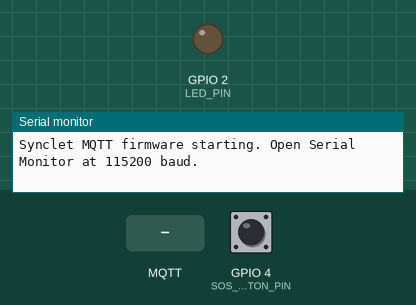
Bench run of a sketch on a simulated ESP32. Shown: output pins drawn as LEDs (lit = HIGH), the last lines printed to the serial monitor. Dashed ring = blinking. The inputs (shaded band) are chosen by the test bench; at power-on: GPIO 4 (SOS_BUTTON_PIN) HIGH. WiFi joins after 1.5 s; servers stay silent unless stated; no MQTT or app messages arrive unless stated.

Above: at 1.2 s.
1.3 s: GPIO 4 (SOS_BUTTON_PIN) pulled LOW for 0.15 s
At 1.46 s:
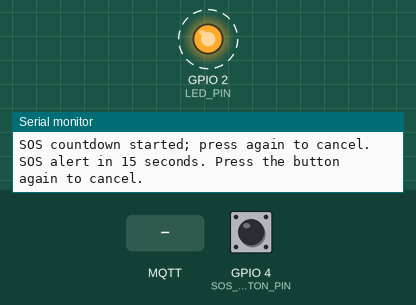
4.3 s: MQTT message "CANCEL_SOS" arrives on the first subscribed topic
At 6.2 s:
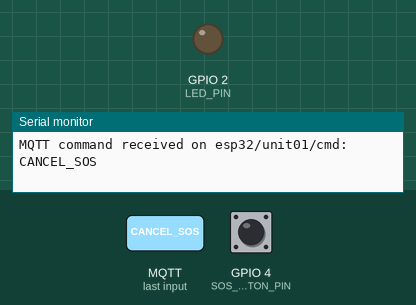
6.5 s: MQTT message "ON" arrives on the first subscribed topic
At 6.8 s:
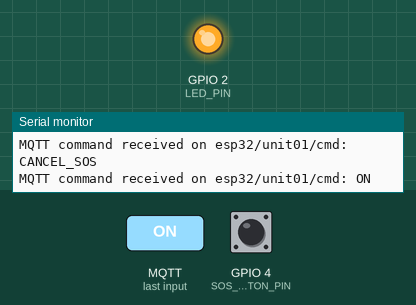
9.5 s: GPIO 4 (SOS_BUTTON_PIN) pulled LOW for 1 s
At 10.16 s:
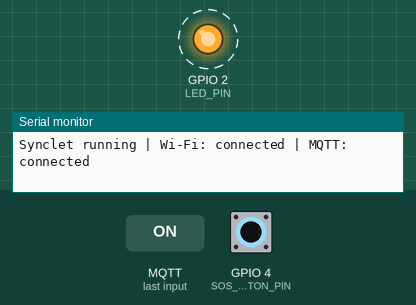
12.5 s: MQTT message "OFF" arrives on the first subscribed topic
15.5 s: GPIO 4 (SOS_BUTTON_PIN) driven LOW
At 16.6 s:
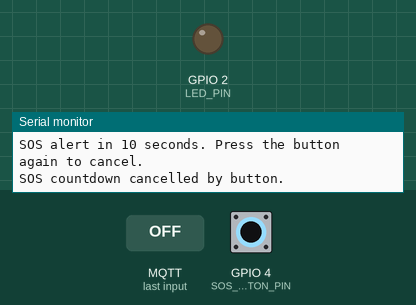
Timing chart, 0 to 18.0 s (numbered marks = the images above; inputs shaded):
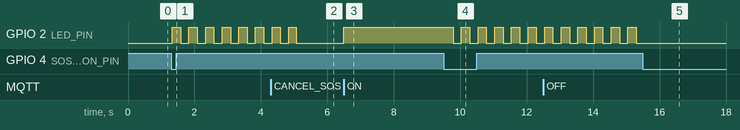

Measured:
- after the input at 1.3 s, GPIO 2 (LED_PIN): alternates HIGH for 0.25 s and LOW for 0.25 s, starting at once
- after the input at 4.3 s, GPIO 2 (LED_PIN): goes on until 5.1 s, then stays LOW
- after the input at 6.5 s, GPIO 2 (LED_PIN): LOW → HIGH at once
- after the input at 9.5 s, GPIO 2 (LED_PIN): alternates HIGH for 0.25 s and LOW for 0.25 s, starting after 0.29 s
- after the input at 15.5 s, GPIO 2 (LED_PIN): stops changing and stays LOW

The sketch:

SyncletMqtt.ino
```cpp
/*
 * Synclet MQTT starter firmware
 * Target: common ESP32 DevKit / ESP32-WROOM-32 Arduino board.
 * Check your exact board pinout before connecting GPIO 2 or GPIO 4.
 * MQTT carries Wi-Fi telemetry; USB is used to flash and power the board.
 */
#include <WiFi.h>
#include <PubSubClient.h>
#include <ArduinoJson.h>
#include "secrets.h"

#ifndef WIFI_SSID
#define WIFI_SSID ""
#endif
#ifndef WIFI_PASSWORD
#define WIFI_PASSWORD ""
#endif

static const char* MQTT_HOST = "broker.hivemq.com";
static const uint16_t MQTT_PORT = 1883;
static const char* DEVICE_ID = "ESP32_Pro_Unit_01";
static const char* TOPIC_DATA = "esp32/unit01/data";
static const char* TOPIC_COMMAND = "esp32/unit01/cmd";
static const char* TOPIC_STATUS = "esp32/unit01/status";
static const uint8_t LED_PIN = 2;
static const uint8_t SOS_BUTTON_PIN = 4;
static const unsigned long TELEMETRY_INTERVAL_MS = 5000;
static const unsigned long RETRY_INTERVAL_MS = 5000;
static const unsigned long DEBOUNCE_MS = 35;
static const unsigned long SOS_COUNTDOWN_MS = 15000;

WiFiClient network;
PubSubClient mqtt(network);
unsigned long lastTelemetryAt = 0;
unsigned long lastWifiAttemptAt = 0;
unsigned long lastMqttAttemptAt = 0;
unsigned long rawChangedAt = 0;
unsigned long sosStartedAt = 0;
unsigned long lastCountdownLedAt = 0;
unsigned long lastCountdownLogAt = 0;
unsigned long lastSerialHeartbeatAt = 0;
bool ledOn = false;
bool ledOutputOn = false;
bool ledOutputInitialized = false;
bool countdownLedOn = false;
bool wifiWasConnected = false;
bool rawButton = HIGH;
bool stableButton = HIGH;
bool sosCountdownActive = false;

// The steady blue power LED is not a GPIO and cannot be controlled here.
static const bool LED_ACTIVE_HIGH = true;

void writeStatusLed(bool on) {
  if (ledOutputInitialized && ledOutputOn == on) return;
  ledOutputOn = on;
  ledOutputInitialized = true;
  const bool pinHigh = on == LED_ACTIVE_HIGH;
  digitalWrite(LED_PIN, pinHigh ? HIGH : LOW);
}

void updateCountdownLed(unsigned long now) {
  if (!sosCountdownActive) {
    writeStatusLed(ledOn);
    return;
  }
  if (now - lastCountdownLedAt < 250) return;
  lastCountdownLedAt = now;
  countdownLedOn = !countdownLedOn;
  writeStatusLed(countdownLedOn);
}

void publishTelemetry(const char* eventName) {
  if (!mqtt.connected()) return;
  JsonDocument doc;
  doc["device"] = DEVICE_ID;
  doc["firmware"] = "synclet-mqtt-1";
  doc["uptime"] = millis() / 1000;
  doc["wifi_rssi"] = WiFi.RSSI();
  doc["led"] = ledOn ? "ON" : "OFF";
  doc["sos_countdown_active"] = sosCountdownActive;
  if (sosCountdownActive) {
    const unsigned long elapsed = millis() - sosStartedAt;
    doc["sos_seconds_remaining"] = (SOS_COUNTDOWN_MS - elapsed + 999) / 1000;
  }
  doc["event"] = eventName;
  char payload[256];
  const size_t length = serializeJson(doc, payload, sizeof(payload));
  if (length > 0) mqtt.publish(TOPIC_DATA, payload, false);
}

void onMqttMessage(char* topic, uint8_t* payload, unsigned int length) {
  if (strcmp(topic, TOPIC_COMMAND) != 0 || length == 0 || length > 32) return;
  char command[33];
  memcpy(command, payload, length);
  command[length] = '\0';
  Serial.printf("MQTT command received on %s: %s\n", topic, command);

  if (strcmp(command, "ON") == 0) {
    ledOn = true;
    if (!sosCountdownActive) writeStatusLed(true);
    publishTelemetry("led_update");
  } else if (strcmp(command, "OFF") == 0) {
    ledOn = false;
    if (!sosCountdownActive) writeStatusLed(false);
    publishTelemetry("led_update");
  } else if (strcmp(command, "PING") == 0) {
    publishTelemetry("pong");
  } else if (strcmp(command, "CANCEL_SOS") == 0 && sosCountdownActive) {
    sosCountdownActive = false;
    publishTelemetry("sos_cancelled");
  }
}

void maintainWifi(unsigned long now) {
  if (WiFi.status() == WL_CONNECTED) {
    if (!wifiWasConnected) {
      Serial.printf("Wi-Fi connected, IP %s, RSSI %d dBm\n", WiFi.localIP().toString().c_str(), WiFi.RSSI());
    }
    wifiWasConnected = true;
    return;
  }

  if (wifiWasConnected) Serial.println("Wi-Fi disconnected; retrying.");
  wifiWasConnected = false;
  if (strlen(WIFI_SSID) == 0 || now - lastWifiAttemptAt < RETRY_INTERVAL_MS) return;
  lastWifiAttemptAt = now;
  Serial.printf("Connecting to configured Wi-Fi (status %d).\n", static_cast<int>(WiFi.status()));
  WiFi.mode(WIFI_STA);
  WiFi.reconnect();
}

void maintainMqtt(unsigned long now) {
  if (WiFi.status() != WL_CONNECTED || mqtt.connected() || now - lastMqttAttemptAt < RETRY_INTERVAL_MS) return;
  lastMqttAttemptAt = now;
  Serial.println("Connecting to broker.hivemq.com:1883.");
  const bool connected = mqtt.connect(DEVICE_ID, "", "", TOPIC_STATUS, 1, true, "offline");
  if (!connected) {
    Serial.printf("MQTT connection failed (PubSubClient state %d).\n", mqtt.state());
    return;
  }

  mqtt.publish(TOPIC_STATUS, "online", true);
  if (!mqtt.subscribe(TOPIC_COMMAND, 0)) {
    Serial.printf("MQTT command subscription failed for %s.\n", TOPIC_COMMAND);
  } else {
    Serial.printf("MQTT online; listening for commands on %s.\n", TOPIC_COMMAND);
  }
  publishTelemetry("online");
}

void updateSosButton(unsigned long now) {
  const bool reading = digitalRead(SOS_BUTTON_PIN);
  if (reading != rawButton) {
    rawButton = reading;
    rawChangedAt = now;
  }
  if (reading != stableButton && now - rawChangedAt >= DEBOUNCE_MS) {
    stableButton = reading;
    if (stableButton == LOW) {
      if (sosCountdownActive) {
        sosCountdownActive = false;
        Serial.println("SOS countdown cancelled by button.");
        writeStatusLed(ledOn);
        publishTelemetry("sos_cancelled");
      } else {
        sosCountdownActive = true;
        sosStartedAt = now;
        lastCountdownLedAt = now - 250;
        lastCountdownLogAt = now - 1000;
        countdownLedOn = false;
        Serial.println("SOS countdown started; press again to cancel.");
        publishTelemetry("sos_countdown_started");
      }
    }
  }

  if (sosCountdownActive && now - lastCountdownLogAt >= 1000) {
    lastCountdownLogAt = now;
    const unsigned long elapsed = now - sosStartedAt;
    const unsigned long secondsRemaining = (SOS_COUNTDOWN_MS - elapsed + 999) / 1000;
    Serial.printf("SOS alert in %lu seconds. Press the button again to cancel.\n", secondsRemaining);
  }

  if (sosCountdownActive && now - sosStartedAt >= SOS_COUNTDOWN_MS) {
    sosCountdownActive = false;
    writeStatusLed(ledOn);
    Serial.println("SOS countdown committed; publishing event.");
    publishTelemetry("sos_committed");
  }
}

void setup() {
  Serial.begin(115200);
  Serial.println("Synclet MQTT firmware starting. Open Serial Monitor at 115200 baud.");
  pinMode(LED_PIN, OUTPUT);
  pinMode(SOS_BUTTON_PIN, INPUT_PULLUP);
  writeStatusLed(false);
  mqtt.setServer(MQTT_HOST, MQTT_PORT);
  mqtt.setCallback(onMqttMessage);
  mqtt.setBufferSize(512);
  if (strlen(WIFI_SSID) > 0) {
    WiFi.mode(WIFI_STA);
    WiFi.begin(WIFI_SSID, WIFI_PASSWORD);
    lastWifiAttemptAt = millis();
  } else {
    Serial.println("Set WIFI_SSID and WIFI_PASSWORD in secrets.h before connecting.");
  }
  rawButton = digitalRead(SOS_BUTTON_PIN);
  stableButton = rawButton;
  rawChangedAt = millis();
}

void loop() {
  const unsigned long now = millis();
  maintainWifi(now);
  maintainMqtt(now);
  if (mqtt.connected()) mqtt.loop();
  updateSosButton(now);
  updateCountdownLed(now);

  if (now - lastSerialHeartbeatAt >= 10000) {
    lastSerialHeartbeatAt = now;
    Serial.printf("Synclet running | Wi-Fi: %s | MQTT: %s\n",
      WiFi.status() == WL_CONNECTED ? "connected" : "disconnected",
      mqtt.connected() ? "connected" : "disconnected");
  }

  if (mqtt.connected() && now - lastTelemetryAt >= TELEMETRY_INTERVAL_MS) {
    lastTelemetryAt = now;
    publishTelemetry("telemetry");
  }
}
```

secrets.example.h
```cpp
// Copy this file to secrets.h and enter your 2.4 GHz Wi-Fi credentials.
// secrets.h is ignored by Git. Never publish these credentials.
#define WIFI_SSID "YOUR_2_4_GHZ_WIFI_NAME"
#define WIFI_PASSWORD "YOUR_WIFI_PASSWORD"
```
